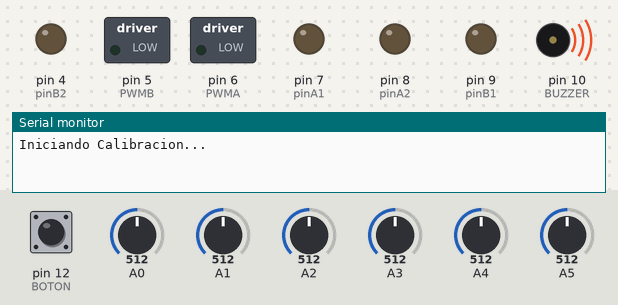
Recording of a sketch running on a simulated Arduino Uno, built with avr-gcc and run on an emulated ATmega328P. Shown: switched loads named in the sketch (green lamp = pin HIGH), output pins drawn as LEDs (lit = HIGH), buzzer (waves = sounding), the last lines printed to the serial monitor. Inputs (shaded band) come from the test bench; at power-on: pin 12 (BOTON) LOW, A0 = 512, A1 = 512, A2 = 512, A3 = 512, A4 = 512, A5 = 512.

Above: at 0.1 s.
At 10.8 s:
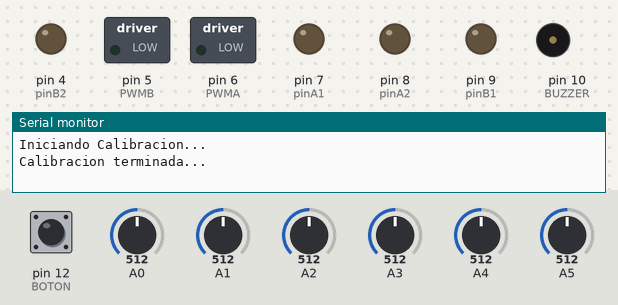
10.9 s: pin 12 (BOTON) pulled HIGH for 0.15 s
12.9 s: pin 12 (BOTON) pulled HIGH for 1 s
Timing chart, 0 to 15.9 s (numbered marks = the images above; inputs shaded):
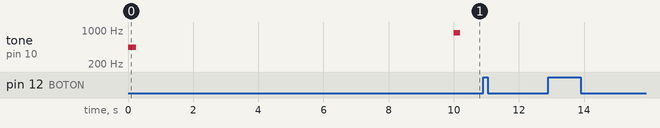

The sketch:

LectorLinea.ino
```cpp
#include "variables.h"
#include <QTRSensors.h>
#define NUM_SENSORS 6             // Número sensores usados
#define NUM_SAMPLES_PER_SENSOR 4  // Muestras por sensor (DEJAR EN 4)
#define EMITTER_PIN 11            // Pin del emisor

// Se crea la variable que representa al sensor
QTRSensorsAnalog qtra((unsigned char[]){ 5, 4, 3, 2, 1, 0 }, NUM_SENSORS, NUM_SAMPLES_PER_SENSOR, EMITTER_PIN);

unsigned int sensorValues[NUM_SENSORS];  // Lista para guardar las lecturas

bool mostrando_posicion = true, flag_posicion = false;

void setup() {
  // Inicializar los pines del motor
  motorSetup();

  Serial.begin(9600);

  // Indicadores de INICIO de calibracion
  tone(BUZZER, 440, 250);
  Serial.println("Iniciando Calibracion...");

  //Se calibra el sensor
  calibrar();

  // Indicadores de TERMINO de calibracion
  tone(BUZZER, 880, 200);
  Serial.println("Calibracion terminada...");

  //Espera a que se apriete el botón para continuar
  botonInicio();
}

void loop() {
  // Leemos la posicion, con valores entre -255 y 255
  int posicion = leerPosicion();

  // Selector para intercambiar entre mostrar la POSICION o el ARREGLO "sensorValues"
  if (digitalRead(BOTON) == 1) {
    if (flag_posicion == false) {
      mostrando_posicion = !mostrando_posicion;
    }
    flag_posicion = true;
  } else {
    flag_posicion = false;
  }

  // Imprimir los valores segun la configuracion seleccionada
  if (mostrando_posicion) {
    Serial.println("Pos: " + String(posicion));
  } else {
    Serial.print("Valores: ");
    for (int i = 0; i < NUM_SENSORS; i++) {
      Serial.print("[" + String(sensorValues[i]) + "]");
      if (i < NUM_SENSORS - 1) {
        Serial.print(", ");
      }
    }
    Serial.println();
  }

  delay(250);
}
```

motores.ino
```cpp
void motorSetup() {
  pinMode(pinA1, OUTPUT);
  pinMode(pinA2, OUTPUT);
  pinMode(PWMA, OUTPUT);
  pinMode(pinB1, OUTPUT);
  pinMode(pinB2, OUTPUT);
  pinMode(PWMB, OUTPUT);
}

void motores(int velIzq, int velDer) {
  // MOTOR 1
  if (velIzq > 0) {
    digitalWrite(pinA1, HIGH);
    digitalWrite(pinA2, LOW);
  } else if (velIzq < 0) {
    digitalWrite(pinA1, LOW);
    digitalWrite(pinA2, HIGH);
  } else if (velIzq == 0){
    digitalWrite(pinA1, LOW);
    digitalWrite(pinA2, LOW);
  }
  analogWrite(PWMA, velIzq);

  // MOTOR 2
  if (velDer > 0) {
    digitalWrite(pinB1, HIGH);
    digitalWrite(pinB2, LOW);
  } else if (velDer < 0) {
    digitalWrite(pinB1, LOW);
    digitalWrite(pinB2, HIGH);
  } else if (velDer == 0){
    digitalWrite(pinB1, LOW);
    digitalWrite(pinB2, LOW);
  }
  analogWrite(PWMB, velDer);
}
```

seguidorLinea.ino
```cpp
void calibrar(){
  for (int i = 0; i < 400; i++) {
    qtra.calibrate();
  }
}

void botonInicio(){
  while (true) {
    if (digitalRead(BOTON) == 1) {
      break;
    }
  }
}

int leerPosicion(){
  //CODIGO SIN RESUMIR
  // Actualizar los valores del sensor QTR-8A
  qtra.read(sensorValues);

  // Línea blanca sobre fondo negro
  //int posicion = qtra.readLine(sensorValues, true, true);
  // Línea negra sobre fondo blanco
  int posicion = qtra.readLine(sensorValues, true, false);

  // Transformar la lectura de estar entre 0 y 5000 a -255 y 255
  return map(posicion, 0, 5000, -255, 255);
}
```

variables.h
```cpp
// Pines Motor
#define pinA1 7
#define pinA2 8
#define PWMA 6
#define pinB1 9
#define pinB2 4
#define PWMB 5

#define BOTON 12
#define BUZZER 10
```
